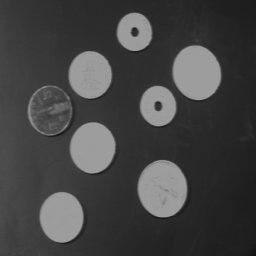
#> input picture lab06/coin.bmp, 256 x 256 px
$ python morporlogy.py
#> lines starting #> are read from the running program, lines starting #| are printed output that depends on the picture
import cv2 as cv
import numpy as np

img = cv.imread("coin.bmp", cv.IMREAD_GRAYSCALE)
#> img is the input picture: shape (256, 256); min 18, max 168, mean 67.8
cv.imshow("img", img)
H, W = img.shape[:]
#> H = 256; W = 256
dil = np.zeros((H, W), img.dtype)
close = np.zeros((H, W), img.dtype)
array = np.zeros(81, img.dtype)
#> array = 81 values from 0 to 0
ero = np.zeros((H, W), img.dtype)


#최소값
def erosion(img1):
    for i in range(H):
        for j in range(W):
            min = 255
            count = 0
            for mi in range(-4, 5):
                for mj in range(-4, 5):
                    if (-1 < i + mi < H) and (-1 < j + mj < W):
                        array[count] = img1[i + mi, j + mj]
                        if array[count] <= min:
                            min = array[count]
                        count += 1
            ero[i, j] = min
    return ero


#최대값
def dilation(img1):
    for i in range(H):
        for j in range(W):
            max = 0
            count = 0
            for mi in range(-4, 5):
                for mj in range(-4, 5):
                    if (-1 < i + mi < H) and (-1 < j + mj < W):
                        array[count] = img1[i + mi, j + mj]
                        if array[count] >= max:
                            max = array[count]
                        count += 1
            dil[i, j] = max

    return dil


def closing():
    erosion(dil)
    for i in range(H):
        for j in range(W):
            close[i, j] = ero[i, j]

    return close


dilation(img)
#> after the loop in dilation, `for i in range(H):`:
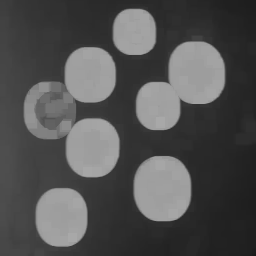
#> dil: shape (256, 256); min 24, max 168, mean 81.1
#> after the loop in dilation, `for i in range(H):`: array = 81 values, max 27 at index 72, min 18 at index 23, mean 20.4
cv.imwrite("dilation.bmp", dil)
cv.imshow("dilation", dil)
erosion(img)
#> after the loop in erosion, `for i in range(H):`:
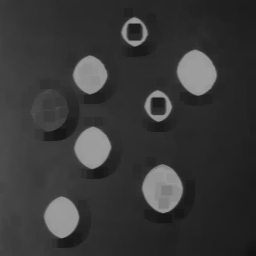
#> ero: shape (256, 256); min 18, max 157, mean 55.6
cv.imwrite("erosion.bmp", ero)
cv.imshow("erosion", ero)
closing()
cv.imwrite("closing.bmp", close)
cv.imshow("closing", close)
cv.waitKey(0)
